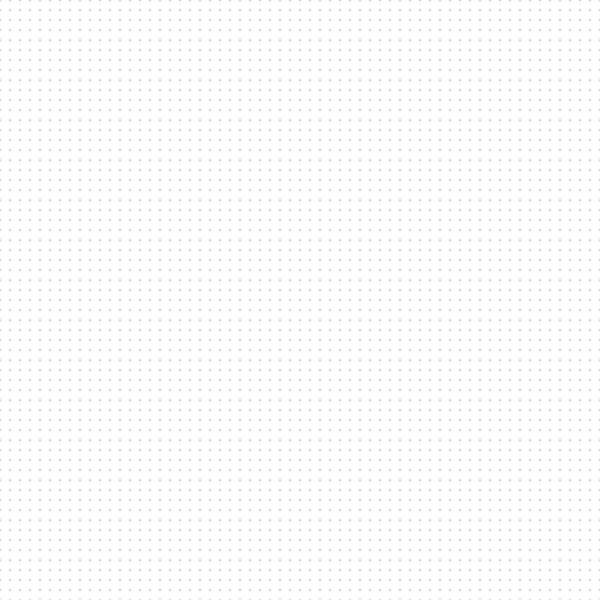
Frame 1 (no input)
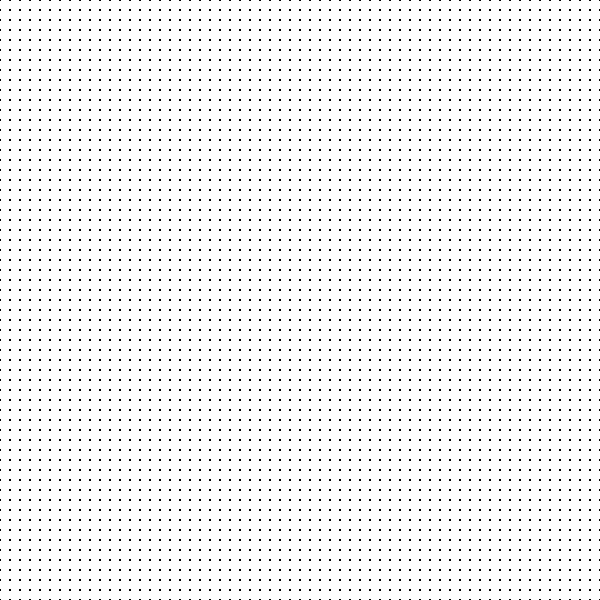
Frame 60 (no input)
Frame 120 (the mouse pressed at the canvas centre since frame 60): identical to frame 60, image omitted

The p5.js sketch that drew these frames (run headless with seeded random() and noise() and a simulated clock; from frame 60 on, the mouse is pressed at the canvas centre):

// p5.js sketch
// ── sketch.js
function setup() {
  createCanvas(600, 600);
  background(255,255,255)
}

function draw() {
  for(y = 0; y < height+10; y = y + 10){ //nested for loop to go through every x & y point
    for(x = 0; x < width+10; x = x + 10){
      point(x,y);  //drawing the dot at that point
    }
  }
}
